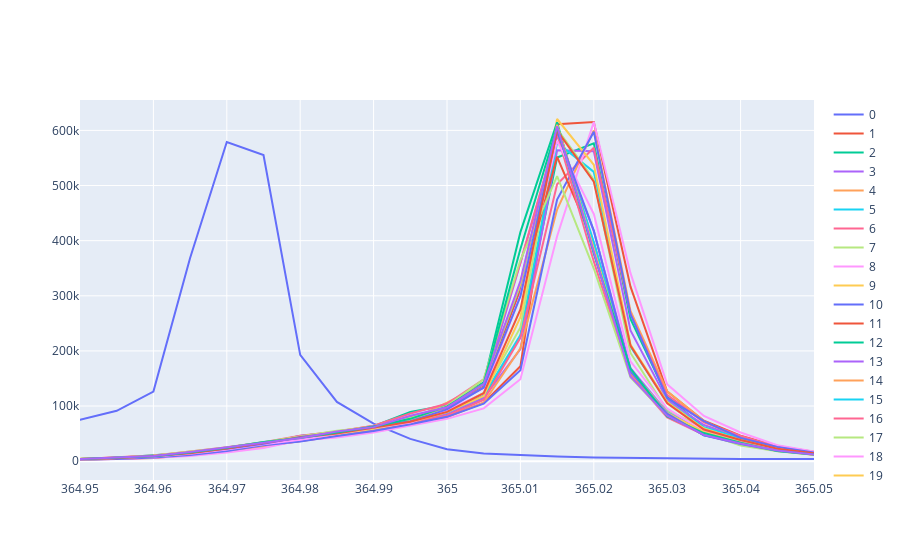

Notebook code for this chart:
### Code cell
import numpy as np
import matplotlib.pyplot as plt
import pandas as pd
import plotly.express as px
import plotly.graph_objects as go

FileNames = [0]*24
for i in range(len(FileNames)):
    string = 'Default (%.0f)' %(i+76)
    FileNames[i] = [string]
    print(FileNames[i])

fig = go.Figure()

for j in range(len(FileNames)):

    df = pd.read_csv(FileNames[j][0])
    dataWheader = np.array(df)

    data = dataWheader[2::]
    Wavelength = [0]*len(data) 
    Count = [0]*len(data)
    MaxLoc = [0]*len(data)
    for i in range(len(data)):
        step_0 = str(data[i]).split('\\t')
        Wavelength[i] = float(step_0[0][2::])
        Count[i] = float(step_0[1][0:-2])
    
     # Add traces
    fig.add_trace(go.Scatter(x=Wavelength, y=Count,
                    mode='lines',
                    name='%.0f' %j))

#plt.legend()
#plt.xlim(364.85, 365.025)
#lgd = ax.legend(bbox_to_anchor=(1.1, 0.1))
#text = ax.text(-0.2,1.05, "Default25to35", transform=ax.transAxes) # CHANGE K_RANGE
#go.savefig('June18_recalibration2_cursor.png', bbox_extra_artists=(lgd, text), bbox_inches='tight')

fig['layout']['xaxis'].update(title='', range=[364.95, 365.05], dtick=0.01, autorange=False)
fig.show()
